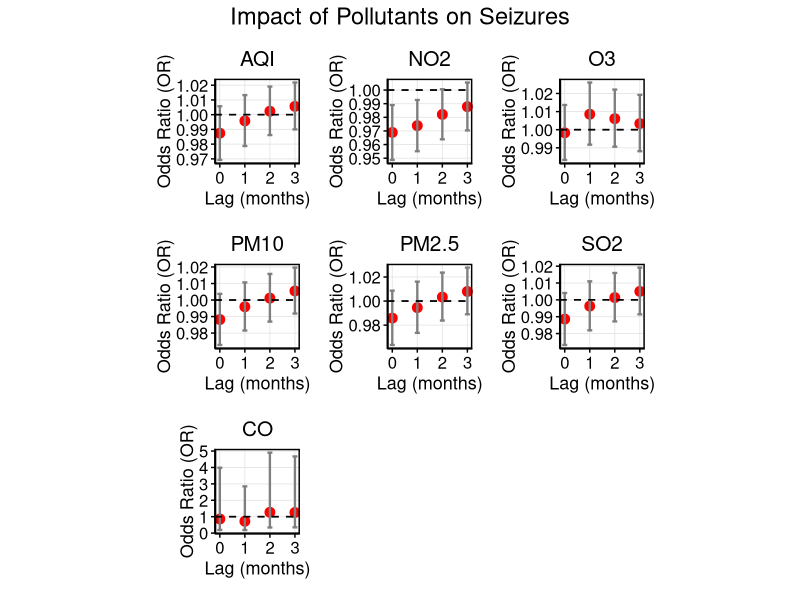
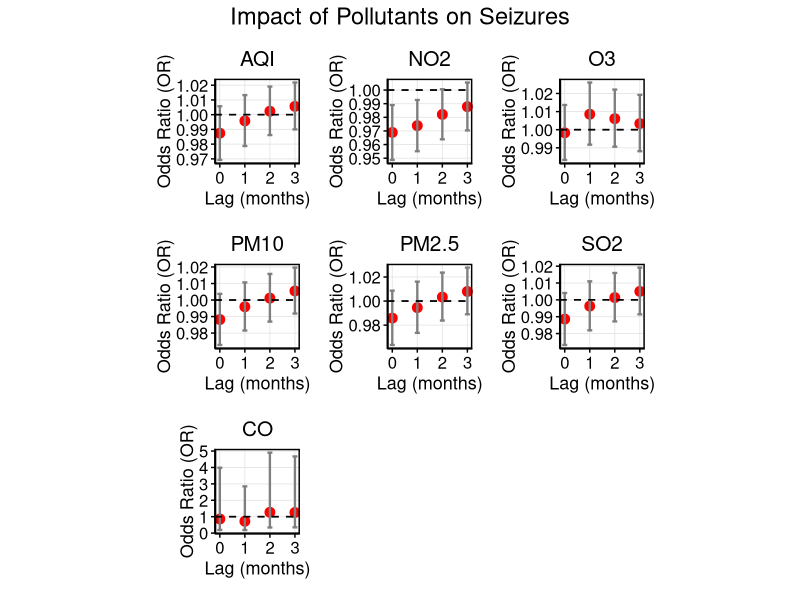

The R script that drew these images, in order:
setwd("/Users/shij/Documents/GitHub/NMDA_data_analysis/")
my.dat<-readxl::read_xlsx("NMDA_with_population_sex_ratio_age_portion.xlsx")
setwd("/Users/shij/Documents/GitHub/NMDA_data_analysis/251211/")

# ============================
# 1. Load Required Packages
# ============================
library(ggplot2)
library(dplyr)
library(tidyr)
library(broom)
library(patchwork)   # For combining plots
library(writexl)     # For exporting table

# ============================
# 2. Simplify Outcome Variable Name & Convert to Factor
# ============================
# Rename column for simplicity
names(my.dat)[names(my.dat) == "Seizures"] <- "Seizures"

# Check current class
class(my.dat$Seizures)
table(my.dat$Seizures)  # Should show 0 and 1

# Convert to factor (binary logistic regression expects factor or 0/1)
my.dat$Seizures <- factor(my.dat$Seizures, levels = c(0, 1), ordered = FALSE)

# Verify
str(my.dat$Seizures)

# ============================
# 3. Remove Rows with NA in Seizures (as requested)
# ============================
my.dat <- my.dat %>% drop_na(Seizures)

# ============================
# 4. Define Pollutants and Lags
# ============================
pollutants <- c("AQI", "NO2", "O3", "CO", "PM10", "PM2.5", "SO2")  # CO is 4th
lags <- c("M0", "M1", "M2", "M3")

# Create column name patterns
pollutant_cols <- sapply(pollutants, function(p) {
  paste0(p, "_", lags)
}, simplify = FALSE)

# ============================
# 5. Fit Binary Logistic Regression for Each Pollutant-Lag
# ============================
results_list <- list()

for (pollutant in pollutants) {
  lag_cols <- pollutant_cols[[pollutant]]
  for (lag_col in lag_cols) {
    # Check if column has variation and not all NA
    data_col <- my.dat[[lag_col]]
    if (all(is.na(data_col)) || length(unique(data_col[!is.na(data_col)])) <= 1) {
      message("Skipping ", lag_col, " — no variation or all NA")
      next
    }
    
    # Fit binary logistic regression
    model <- glm(Seizures ~ ., data = my.dat[, c("Seizures", lag_col)], 
                 family = binomial, na.action = na.omit)
    
    # Extract summary
    model_summary <- tidy(model, conf.int = TRUE, exponentiate = TRUE) %>%
      filter(term == lag_col) %>%
      mutate(Pollutant = pollutant,
             Lag = gsub(".*_", "", lag_col),
             Lag_Num = as.numeric(gsub("M", "", lag_col)))
    
    results_list <- append(results_list, list(model_summary))
  }
}

# Combine all results
results_df <- bind_rows(results_list)

# ============================
# 6. Clean and Format Results
# ============================
results_df <- results_df %>%
  mutate(
    Lag = trimws(toupper(Lag)),
    Lag.Num = as.numeric(gsub("^M(\\d+)$", "\\1", Lag))
  ) %>%
  filter(!is.na(Lag.Num))

# ============================
# 7. Create 7 Individual Plots (One per Pollutant) — NO TEXT LABELS
# ============================
# Get pollutants in desired order
pollutants_plot <- c("AQI", "NO2", "O3", "CO", "PM10", "PM2.5", "SO2")

# Create list of individual plots
plot_list <- lapply(pollutants_plot, function(poll) {
  df_sub <- results_df %>% filter(Pollutant == poll)
  
  p <- ggplot(df_sub, aes(x = Lag.Num, y = estimate, ymin = conf.low, ymax = conf.high)) +
    geom_point(color = "red", size = 3) +
    geom_errorbar(width = 0.2, color = "gray50", size = 0.8) +
    geom_hline(yintercept = 1, linetype = "dashed", color = "black", size = 0.6) +
    labs(
      x = "Lag (months)",
      y = "Odds Ratio (OR)",
      title = poll
    ) +
    theme_minimal() +
    theme(
      panel.border = element_rect(color = "black", fill = NA, size = 1),
      panel.background = element_blank(),
      panel.grid.major = element_line(color = "gray90", size = 0.3),
      panel.grid.minor = element_blank(),
      axis.line = element_line(color = "black", size = 0.5),
      axis.ticks = element_line(color = "black", size = 0.5),
      axis.text = element_text(size = 12, color = "black"),
      axis.title = element_text(size = 13, color = "black"),
      plot.title = element_text(hjust = 0.5, size = 15, color = "black"),
      plot.margin = margin(10, 10, 10, 10),
      axis.title.y = element_text(angle = 90, vjust = 0.5),
      aspect.ratio = 1  # ← Forces square panels
    ) +
    # ✅ No text labels — remove all geom_text
    # ✅ Tight x-axis: no extra padding
    scale_x_continuous(
      breaks = c(0, 1, 2, 3), 
      labels = c("0", "1", "2", "3"),
      expand = expansion(add = c(0.1, 0.1))  # ← Tight padding
    )
  
  return(p)
})

# ============================
# 8. Combine All 7 Plots in a Single Row — CO LAST
# ============================
p_combined <- plot_list[[1]] + plot_list[[2]] + plot_list[[3]] + plot_list[[5]] + 
  plot_list[[6]] + plot_list[[7]] + plot_list[[4]] +
  plot_annotation(title = "Impact of Pollutants on Seizures",
                  theme = theme(plot.title = element_text(hjust = 0.5, size = 17, color = "black")))

# Display plot
print(p_combined)

# Optional: Save as PNG with width=12, height=15
ggsave("NMDAR_Seizures.png", p_combined, width = 12, height = 15, dpi = 300, units = "in")

# ============================
# 9. Create Clean Results Table (Include CO, OR, 95% CI, p-value)
# ============================

# Create clean table
table_df <- results_df %>%
  select(Pollutant, Lag, estimate, conf.low, conf.high, p.value) %>%
  mutate(
    `Odds Ratio (OR)` = round(estimate, 4),
    `95% CI` = paste0(round(conf.low, 4), " – ", round(conf.high, 4)),
    `p-value` = ifelse(p.value < 0.001, 
                       format(p.value, scientific = TRUE, digits = 2),
                       round(p.value, 4)),
    `Pollutant & Lag` = paste(Pollutant, Lag, sep = "_")
  ) %>%
  arrange(Pollutant, Lag) %>%
  select(`Pollutant & Lag`, `Odds Ratio (OR)`, `95% CI`, `p-value`)

# Export to Excel file (simplified name)
write_xlsx(table_df, "NMDAR_Seizures.xlsx")

# ✅ No print(head(...)) — as requested
